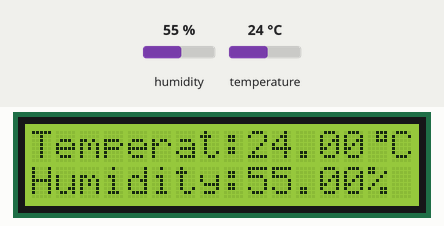
The sketch below on a simulated Arduino Uno, built with avr-gcc and run on an emulated ATmega328P. Parts: 16×2 character LCD. The test bench sets the inputs (shaded band); at power-on: humidity 55 %, temperature 24 °C. What the sketch prints to the serial monitor is not drawn.

Above: at 2.6 s.
2.7 s: humidity set to 22 %
At 16.5 s:
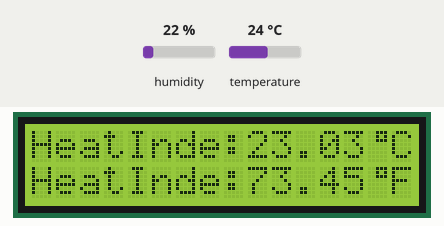
16.7 s: temperature set to 12 °C
At 22.8 s:
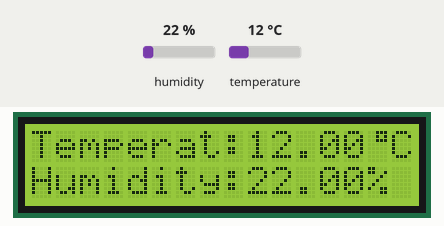
27.6 s: humidity set to 40 %
At 33.2 s:
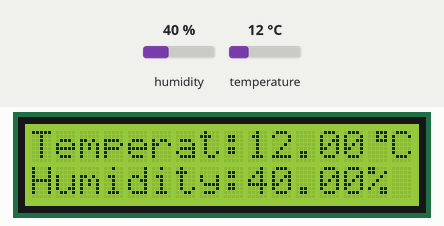
37.7 s: temperature set to 19 °C
At 43.6 s:
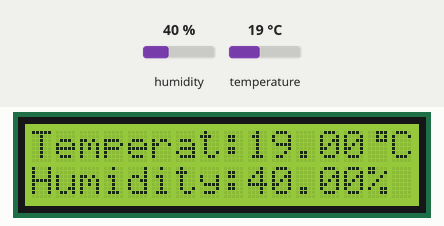
Timing chart, 0 to 45.1 s (numbered marks = the images above; inputs shaded):
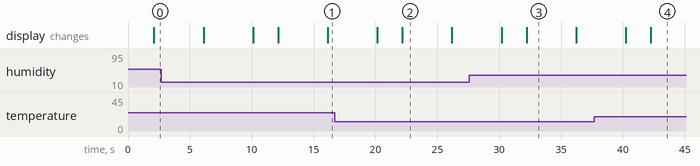

The sketch:

temp_hum.ino
```cpp
#include <DHT.h>
#include <LiquidCrystal.h>
LiquidCrystal lcd(6, 7, 2, 3, 4, 5);
#define DHTPIN 11
#define DHTTYPE DHT11
byte degree_symbol[8] =
{
  0b00111,
  0b00101,
  0b00111,
  0b00000,
  0b00000,
  0b00000,
  0b00000,
  0b00000
};
DHT dht(DHTPIN, DHTTYPE);

void setup() {
  Serial.begin(9600);
  Serial.println("DHTxx test!");
  lcd.begin(16, 2);
  dht.begin();
}

void loop() {

  delay(2000);
  float h = dht.readHumidity();
  float t = dht.readTemperature();
  float f = dht.readTemperature(true);

  if (isnan(h) || isnan(t) || isnan(f)) {
    Serial.println("Failed to read from DHT sensor!");
  lcd.setCursor(0, 0);
    lcd.write("Failed to read ");
    lcd.setCursor(0, 1);
    lcd.write("from DHT sensor!");
    return;
  }
  float hif = dht.computeHeatIndex(f, h);
  float hic = dht.computeHeatIndex(t, h, false);
  Serial.print("Temperature:");
  Serial.print(t);
  Serial.print(" *C ");
  lcd.setCursor(0, 0);
  lcd.write("Temperat:");
  lcd.print(t);
  lcd.createChar(1,degree_symbol);
  lcd.setCursor(14,0);
  lcd.write(1);
  lcd.write("C");


  Serial.print("Humidity: ");
  Serial.print(h);
  Serial.print(" %\t");
  lcd.setCursor(0, 1);
  lcd.write("Humidity:");
  lcd.print(h);
  lcd.write("%");
  delay(4000);
  lcd.clear();
  Serial.print(f);
  Serial.print(" *F\t");
  Serial.print("Heat index: ");
  Serial.print(hic);
  Serial.print(" *C ");
  Serial.print(hif);
  Serial.println(" *F");
  lcd.setCursor(0, 0);
  lcd.write("HeatInde:");
  lcd.print(hic);
  lcd.setCursor(14,0);
  lcd.write(1);
  lcd.write("C");
  lcd.setCursor(0, 1);
  lcd.write("HeatInde:");
  lcd.print(hif);
  lcd.setCursor(14,1);
  lcd.write(1);
  lcd.write("F");
  delay(4000);
  lcd.clear();
}
```

Measured:
- what the display in image 2 shows lasts 4.0 s, from 22.2 s to 26.2 s
